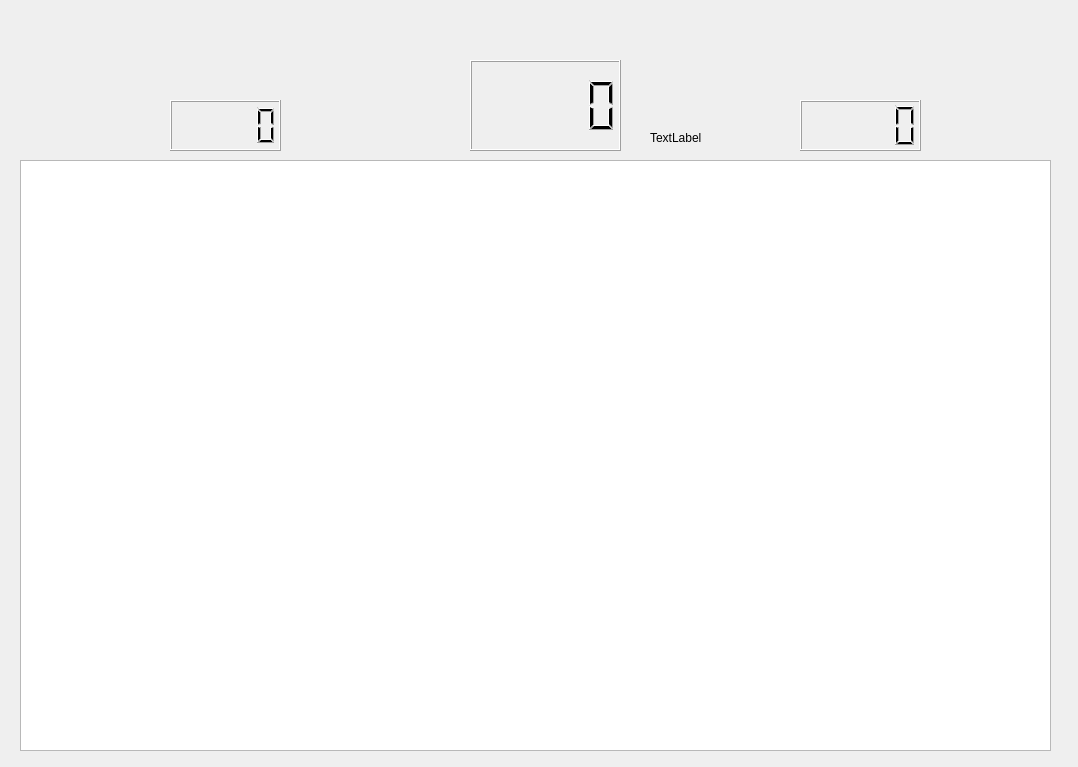
<?xml version="1.0" encoding="UTF-8"?>
<ui version="4.0">
 <class>Form</class>
 <widget class="QWidget" name="Form">
  <property name="geometry">
   <rect>
    <x>0</x>
    <y>0</y>
    <width>1078</width>
    <height>767</height>
   </rect>
  </property>
  <property name="windowTitle">
   <string>Form</string>
  </property>
  <widget class="QLCDNumber" name="lcdNumber">
   <property name="geometry">
    <rect>
     <x>470</x>
     <y>60</y>
     <width>151</width>
     <height>91</height>
    </rect>
   </property>
   <property name="font">
    <font>
     <family>Arial Black</family>
     <pointsize>18</pointsize>
     <weight>75</weight>
     <bold>true</bold>
    </font>
   </property>
  </widget>
  <widget class="QLCDNumber" name="lcdNumber_2">
   <property name="geometry">
    <rect>
     <x>800</x>
     <y>100</y>
     <width>121</width>
     <height>51</height>
    </rect>
   </property>
   <property name="font">
    <font>
     <family>Arial Black</family>
     <pointsize>18</pointsize>
     <weight>75</weight>
     <bold>true</bold>
    </font>
   </property>
  </widget>
  <widget class="QLCDNumber" name="lcdNumber_3">
   <property name="geometry">
    <rect>
     <x>170</x>
     <y>100</y>
     <width>111</width>
     <height>51</height>
    </rect>
   </property>
   <property name="font">
    <font>
     <family>Arial Black</family>
     <pointsize>18</pointsize>
     <weight>75</weight>
     <bold>true</bold>
    </font>
   </property>
  </widget>
  <widget class="QLabel" name="label">
   <property name="geometry">
    <rect>
     <x>650</x>
     <y>130</y>
     <width>58</width>
     <height>15</height>
    </rect>
   </property>
   <property name="text">
    <string>TextLabel</string>
   </property>
  </widget>
  <widget class="QGraphicsView" name="graphicsView">
   <property name="geometry">
    <rect>
     <x>20</x>
     <y>160</y>
     <width>1031</width>
     <height>591</height>
    </rect>
   </property>
  </widget>
 </widget>
 <resources/>
 <connections/>
</ui>
